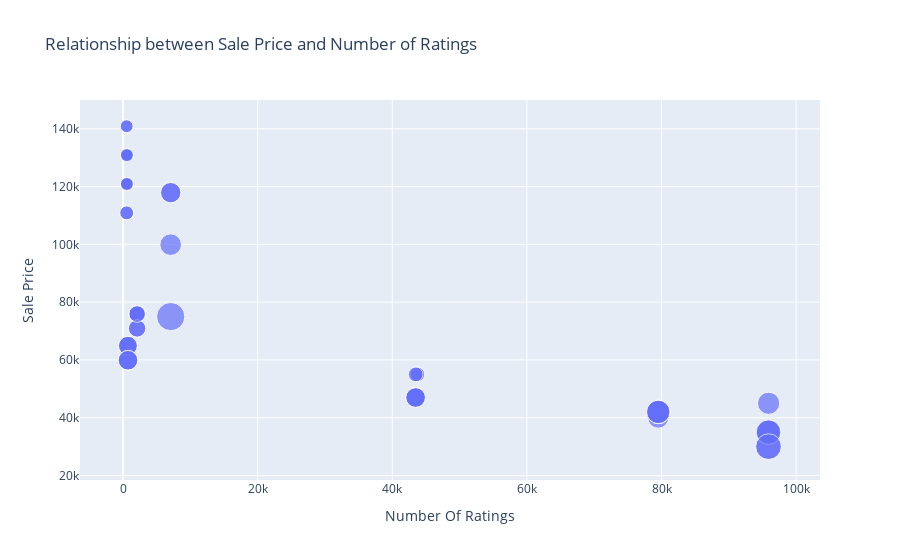

Notebook cell for this chart:
### Code cell
#%pip install --upgrade scipy

figure = px.scatter(df, x="Number Of Ratings", y="Sale Price", size="Discount Percentage", title="Relationship between Sale Price and Number of Ratings")
figure.show()

### Figure 1 — Plotly figure (JSON) as saved in the notebook; plotly's stock layout.template omitted (floating-point values rounded to 4 significant figures)
{"data": [{"hovertemplate": "Number Of Ratings=%{x}<br>Sale Price=%{y}<br>Discount Percentage=%{marker.size}<extra></extra>", "legendgroup": "", "marker": {"color": "#636efa", "size": [0, 0, 0, 0, 0, 0, 0, 0, 0, 20, 16, 20, 20, 20, 0, 0, 0, 0, 29, 15, 0, 15, 17, 18, 6, 6, 13, 6, 14, 10, 7, 6, 6, 13, 13, 10, 10, 6, 14, 6, 10, 6, 11, 11, 10, 14, 7, 6, 6, 6, 8, 8, 24, 22, 22, 22, 8, 24, 14, 14, 14, 14], "sizemode": "area", "sizeref": 0.0725, "symbol": "circle"}, "mode": "markers", "name": "", "orientation": "v", "showlegend": false, "type": "scatter", "x": [3431, 3431, 3431, 11202, 11202, 3431, 3431, 11202, 1454, 79512, 79512, 79582, 79512, 79512, 1078, 1078, 1078, 1078, 7088, 7088, 1078, 7088, 7081, 95909, 542, 580, 740, 545, 740, 2101, 545, 580, 580, 730, 730, 2101, 2101, 580, 740, 580, 2092, 545, 2101, 2092, 2101, 740, 545, 580, 580, 580, 43707, 43707, 95807, 95909, 95807, 95909, 43470, 95909, 43470, 43470, 43470, 43470], "xaxis": "x", "y": [49900, 84900, 84900, 77000, 77000, 49900, 49900, 77000, 89900, 41999, 39999, 41999, 41999, 41999, 131900, 117100, 131900, 117100, 74999, 117900, 117100, 117900, 99900, 44999, 140900, 130900, 64900, 120900, 59900, 75900, 110900, 130900, 120900, 64900, 64900, 75900, 75900, 120900, 59900, 120900, 75900, 140900, 70900, 70900, 75900, 59900, 110900, 120900, 130900, 130900, 54999, 54999, 29999, 34999, 34999, 34999, 54999, 29999, 46999, 46999, 46999, 46999], "yaxis": "y"}], "layout": {"legend": {"itemsizing": "constant", "tracegroupgap": 0}, "title": {"text": "Relationship between Sale Price and Number of Ratings"}, "xaxis": {"anchor": "y", "domain": [0, 1], "title": {"text": "Number Of Ratings"}}, "yaxis": {"anchor": "x", "domain": [0, 1], "title": {"text": "Sale Price"}}}}
